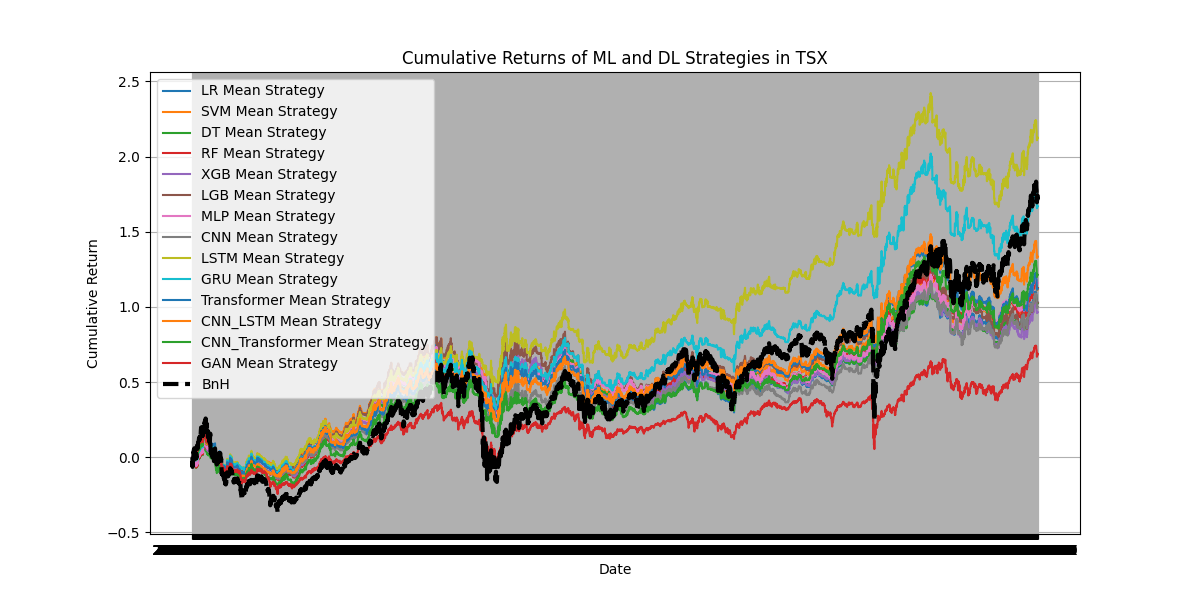
#> input picture Datasets/Data for modelling/Developed/TSX/TSX.png, 1200 x 600 px, found by its file name; its folder holds only this picture in this run
$ jupyter execute --allow-errors Result.ipynb   (shell and % lines are left out)
#> lines starting #> are read from the running program, lines starting #| are printed output that depends on the picture; after the words box and inside, x2 and y2 are one past the last pixel; in counts of white or black regions, pixels touching at a corner belong together; pictures that were not available may be replaced by others from this repository, and a replacement may not be noted
[cell 1]
import zipfile

# Define the path to the zip file
zip_path = "/content/Data for modelling.zip"
extract_path = "/content/Data_for_modelling"  # Folder to extract files

# Unzip the file
#> (the rest of this cell did not finish here and is left out)

[cell 2]
import pandas as pd
import numpy as np
ticker = 'TSX'
#> (the rest of this cell did not finish here and is left out)

[cell 3]
import matplotlib.pyplot as plt
import matplotlib.dates as mdates
import pandas as pd

# Ensure index is datetime
#> (the rest of this cell did not finish here and is left out)

[cell 4]
import cv2
import numpy as np
from google.colab.patches import cv2_imshow  # Import for Colab

# Load the two images
first_image = cv2.imread(f'/content/Data_for_modelling/Data for modelling/Developed/TSX/{ticker}.png')   # Update path
#> first_image is the input picture: shape (600, 1200, 3); mean B, G, R 201.9, 204.4, 204.7
second_image = cv2.imread(f'/content/Data_for_modelling/Data for modelling/Developed/TSX/{ticker}_1.png') # Update path

# Convert images to grayscale to detect the date axis
gray_second = cv2.cvtColor(second_image, cv2.COLOR_BGR2GRAY)
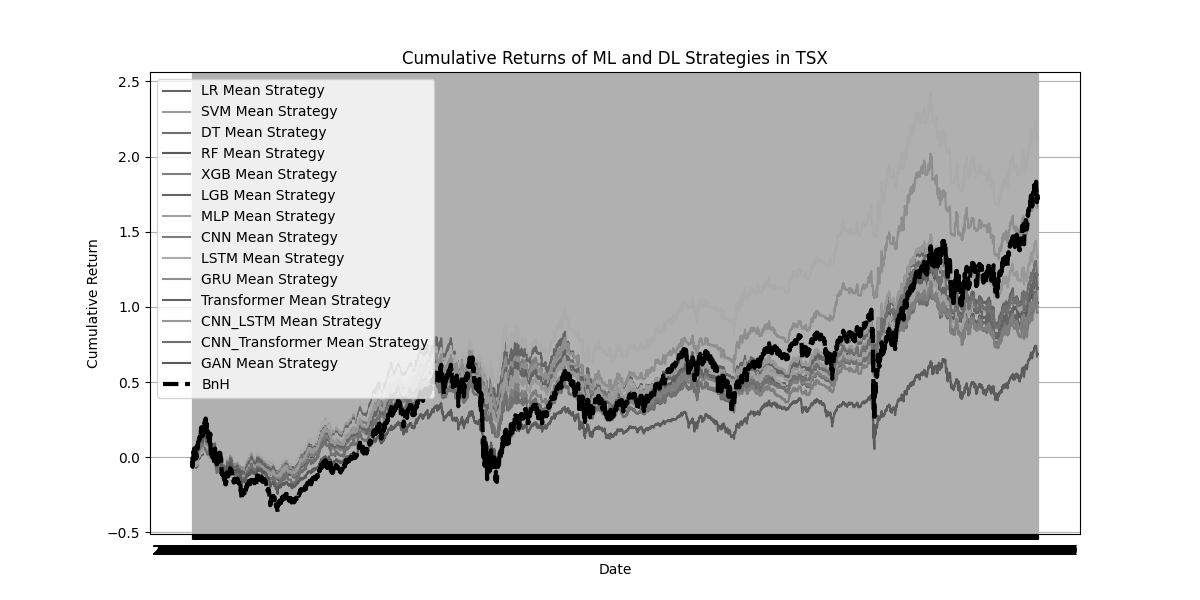
#> gray_second: shape (600, 1200); min 0, max 255, mean 204.2

# Crop the date axis from the second image (adjust if needed)
y_start = int(second_image.shape[0] * 0.9)  # Lower 10% contains the date axis
#> y_start = 540
date_axis = second_image[y_start:, :]
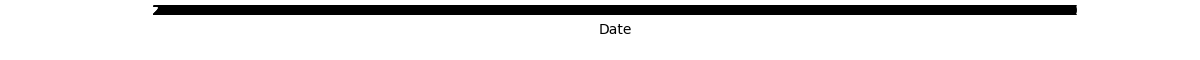
#> date_axis: shape (60, 1200, 3); min 0, max 255, mean 222

# Remove the incorrect date axis from the first image (set that region to white)
first_image[y_start:, :] = 255  # White background
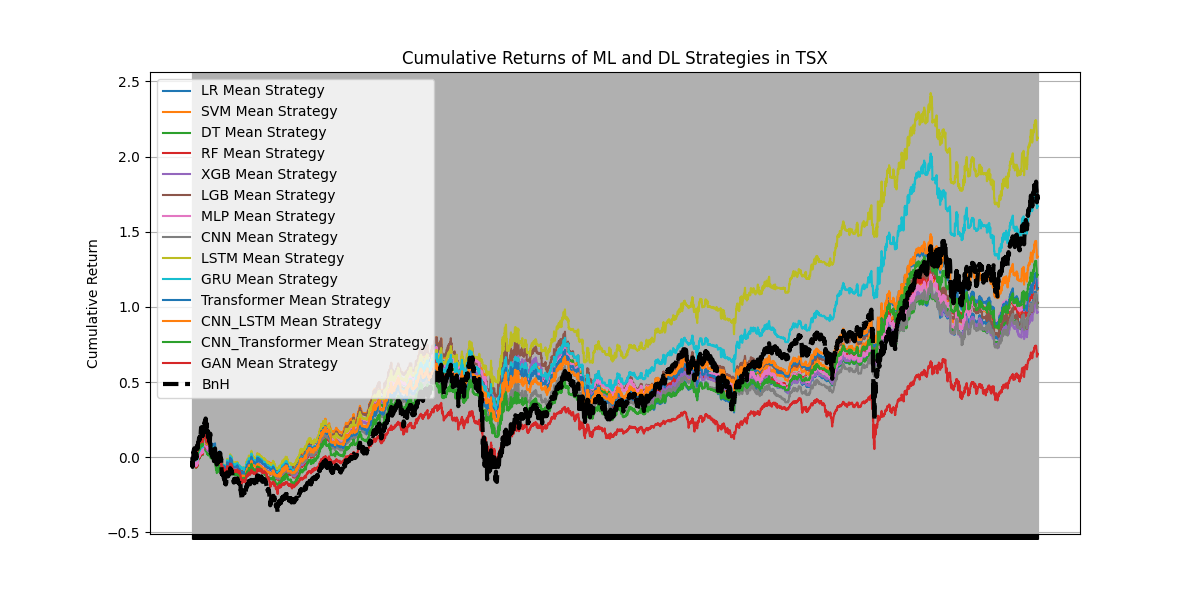
#> first_image: shape (600, 1200, 3); 1.31% of pixels changed, all inside (x1, y1, x2, y2) = (153, 545, 1077, 574)

# Overlay the new date axis onto the first image
first_image[y_start:, :] = date_axis

# Save and display the fixed image
cv2.imwrite(f'/content/Data_for_modelling/Data for modelling/Frontier/VNI/{ticker}_final.png', first_image)
cv2_imshow(first_image)  # Use this instead of cv2.imshow()

# **Compare return**

[cell 5]
import pandas as pd
import scipy.stats as stats
import scikit_posthocs as sp

# Reshape data: Convert from wide format to long format
#> (the rest of this cell did not finish here and is left out)

[cell 6]
import pandas as pd
import numpy as np
from scipy.stats import skew, kurtosis

# Calculate daily return statistics for each model
#> (the rest of this cell did not finish here and is left out)

[cell 7]
metrics = ['Total Return [%]', 'Sharpe Ratio', 'Sortino Ratio', 'Max Drawdown [%]']
#> (the rest of this cell did not finish here and is left out)

[cell 8]
import vectorbt as vbt
#> (the rest of this cell did not finish here and is left out)

#> (a cell that did not finish here is left out)

#> (a cell that did not finish here is left out)

# **Accuracy**

[cell 11]
import pandas as pd
import scipy.stats as stats
import scikit_posthocs as sp
import numpy as np
import os

# Define parameters
models = ['LR', 'SVM', 'DT', 'RF', 'XGB', 'LGB', 'MLP',
          'CNN', 'LSTM', 'GRU', 'Transformer',
          'CNN_LSTM', 'CNN_Transformer', 'GAN']

base_path = "/content/Data_for_modelling/Data for modelling/Developed/TSX/"
ticker = "TSX"  # Change this if needed

# Load all model data into a single DataFrame
data_list = []
for model in models:
    file_path = os.path.join(base_path, f"{ticker}_{model}.csv")
    if os.path.exists(file_path):
        df = pd.read_csv(file_path)
        df['model'] = model  # Add model name column
        data_list.append(df)
        print(f"✅ Loaded {model} data successfully.")
    else:
        print(f"⚠️ {model} file not found at {file_path}. Skipping.")

# Merge all data
#> (the rest of this cell did not finish here and is left out)
